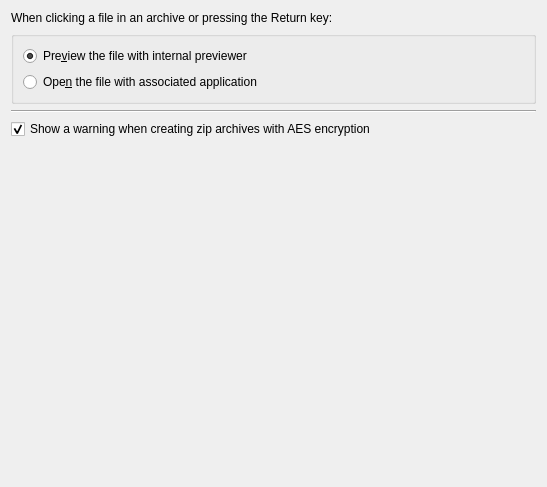
<?xml version="1.0" encoding="UTF-8"?>
<ui version="4.0">
 <class>GeneralSettings</class>
 <widget class="QWidget" name="GeneralSettings">
  <property name="geometry">
   <rect>
    <x>0</x>
    <y>0</y>
    <width>547</width>
    <height>487</height>
   </rect>
  </property>
  <layout class="QVBoxLayout" name="verticalLayout">
   <item>
    <widget class="QLabel" name="label">
     <property name="text">
      <string>When clicking a file in an archive or pressing the Return key:</string>
     </property>
    </widget>
   </item>
   <item>
    <widget class="QGroupBox" name="kcfg_defaultOpenAction">
     <property name="title">
      <string/>
     </property>
     <property name="flat">
      <bool>true</bool>
     </property>
     <layout class="QVBoxLayout" name="verticalLayout_2">
      <item>
       <widget class="QRadioButton" name="radioButton">
        <property name="text">
         <string>Pre&amp;view the file with internal previewer</string>
        </property>
        <property name="checked">
         <bool>true</bool>
        </property>
       </widget>
      </item>
      <item>
       <widget class="QRadioButton" name="radioButton_2">
        <property name="text">
         <string>Ope&amp;n the file with associated application</string>
        </property>
       </widget>
      </item>
     </layout>
    </widget>
   </item>
   <item>
    <widget class="Line" name="line">
     <property name="orientation">
      <enum>Qt::Horizontal</enum>
     </property>
    </widget>
   </item>
   <item>
    <widget class="QCheckBox" name="kcfg_showEncryptionWarning">
     <property name="text">
      <string>Show a warning when creating zip archives with AES encryption</string>
     </property>
     <property name="checked">
      <bool>true</bool>
     </property>
    </widget>
   </item>
   <item>
    <spacer name="verticalSpacer">
     <property name="orientation">
      <enum>Qt::Vertical</enum>
     </property>
     <property name="sizeHint" stdset="0">
      <size>
       <width>20</width>
       <height>40</height>
      </size>
     </property>
    </spacer>
   </item>
  </layout>
 </widget>
 <resources/>
 <connections/>
</ui>
